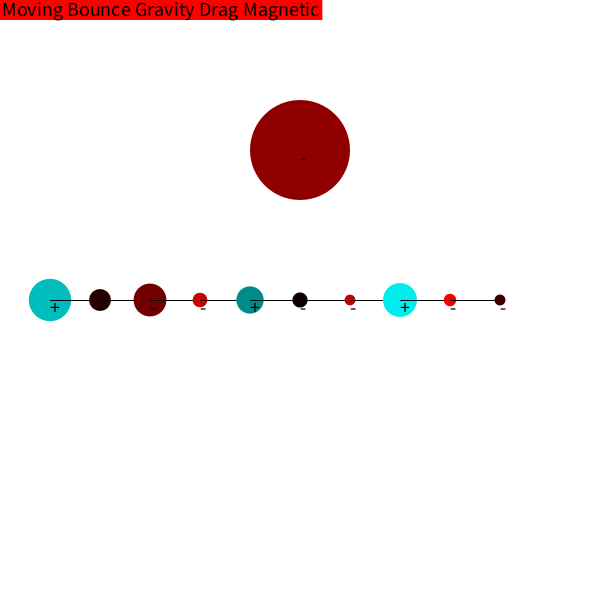
Frame 1 (no input)
Frame 60 (the mouse pressed at the canvas centre just before this capture): identical to frame 1, image omitted
Frame 120 (the mouse held since frame 60 and released just before this capture): identical to frame 1, image omitted

The Processing sketch that drew this single still picture (run headless with seeded random() and noise(); from frame 60 on, the mouse is pressed at the canvas centre):

// Processing sketch: Magnet
// ── Magnet.pde
/** -----------------------------------------------
 SpringArrayDriver (Most Work Goes Here)
 
 TASK:
 You will write a program that creates an array of orbs.
 When run, the simulation should show the orbs,
 connected by springs,
 moving according to the push/pull of the spring forces.
 
 Earth gravity will be a toggle-able option,
 as well as whether the simulation is running movement or not.
 
 Part 0: Create and populate the array of orbs.
 
 Part 1: Draw the "springs" connecting the orbs.
 
 Part 2: Calculate and apply the spring force to the
 orbs in the array.
 Part 3: Apply earth based gravity and drag if those
 options are turned on.
 
 Part 4: Allow for the removal and addition of orbs
 
 CONCURRENT TASK:
 As you go, or just before you submit,
 Fill in the placeholder comment zones with YOUR OWN WORDS.
 ----------------------------------------------- */


int NUM_ORBS = 10;
int MIN_SIZE = 10;
int MAX_SIZE = 60;
float MIN_MASS = 10;
float MAX_MASS = 100;
float G_CONSTANT = 1;
float D_COEF = 0.1;

int SPRING_LENGTH = 50;
float  SPRING_K = 0.005;

int MOVING = 0;
int BOUNCE = 1;
int GRAVITY = 2;
int DRAGF = 3;
int MAGNET = 4;
boolean[] toggles = new boolean[5];
String[] modes = {"Moving", "Bounce", "Gravity", "Drag", "Magnetic"};

FixedOrb earth;
Orb[] orbs;
int orbCount;


void setup()
{
  size(600, 600);

  //Part 0: Write makeOrbs below
  makeOrbs(true);
  //Part 3: create earth to simulate gravity
  earth = new FixedOrb(width/2, 150, 100, 50);
}//setup


void draw()
{
  background(255);
  displayMode();
  earth.display();

  //draw the orbs and springs
  for (int o=0; o < orbCount; o++) {
    orbs[o].display();
    if (o < orbCount - 1) {
      drawSpring(orbs[o], orbs[o + 1]);
    }
    //Part 1: write drawSpring below
    //Use drawspring correctly to draw springs
  }//draw orbs & springs

  if (toggles[MOVING]) {
    //Part 2: write applySprings below
    applySprings();

    //part 3: apply other forces if toggled on
    for (int o=0; o < orbCount; o++) {
      if (toggles[GRAVITY]) {
        orbs[o].applyForce(orbs[o].getGravity(earth, G_CONSTANT));
      }
      if (toggles[DRAGF]) {
        orbs[o].applyForce(orbs[o].getDragForce(D_COEF));
      }
    }//gravity, drag

    for (int o=0; o < orbCount; o++) {
      orbs[o].move(toggles[BOUNCE]);
    }
  }//moving
}//draw


/**
 makeOrbs(boolean ordered)
 
 Set orbCount to NUM_ORBS
 Initialize and create orbCount Orbs in orbs.
 All orbs should have random mass and size.
 The first orb should be a FixedOrb
 If ordered is true:
 The orbs should be spaced SPRING_LENGTH distance
 apart along the middle of the screen.
 If ordered is false:
 The orbs should be positioned radomly.
 
 Each orb will be "connected" to its neighbors in the array.
 */
void makeOrbs(boolean ordered)
{
  orbCount = NUM_ORBS;
  orbs = new Orb[orbCount];

  for (int i = 0; i < orbs.length; i ++) {
    float s = random(MIN_SIZE, MAX_SIZE);
    float m = random(MIN_MASS, MAX_MASS);
    int x = SPRING_LENGTH * (i + 1);
    int y = height/2;
    if (i == 0) {
      fill(#EA899A);
      // earth = new FixedOrb(x, y, s, m);
      // orbs[i] = earth;
      orbs[i] = new FixedOrb(x, y, s, m);
    } else {
      if (ordered) {
        orbs[i] = new Orb(x, y, s, m);
      } else {
        orbs[i] = new Orb();
      }
    }
  }
}//makeOrbs


/**
 drawSpring(Orb o0, Orb o1)
 
 Draw a line between the two Orbs.
 Line color should change as follows:
 red: The spring is stretched.
 green: The spring is compressed.
 black: The spring is at its normal length
 */
void drawSpring(Orb o0, Orb o1)
{
  float distance = o0.center.dist(o1.center);
  if (distance > SPRING_LENGTH) {
    stroke(255, 0, 0);
  } else if (distance == SPRING_LENGTH) {
    stroke(0);
  } else {
    stroke(0, 255, 0);
  }
  line(o0.center.x, o0.center.y, o1.center.x, o1.center.y);
}//drawSpring


/**
 applySprings()
 
 FIRST: Fill in getSpring in the Orb class.
 
 THEN:
 Go through the Orbs array and apply the spring
 force correctly for each orb. We will consider every
 orb as being "connected" via a spring to is
 neighboring orbs in the array.
 */
void applySprings()
{
  PVector f = new PVector();

  for (int i = 0; i < orbCount; i++) {
    if (i - 1 > -1) {
      f = orbs[i].getSpring(orbs[i-1], SPRING_LENGTH, SPRING_K);
      orbs[i].applyForce(f);
    }
    if (i + 1 < orbCount) {
      f = orbs[i].getSpring(orbs[i+1], SPRING_LENGTH, SPRING_K);
      orbs[i].applyForce(f);
    }
  }
}//applySprings


/**
 addOrb()
 
 Add an orb to the arry of orbs.
 
 If the array of orbs is full, make a
 new, larger array that contains all
 the current orbs and the new one.
 (check out arrayCopy() to help)
 */
void addOrb()
{
  if (orbCount < orbs.length) {
    orbs[orbCount] = new Orb();
    orbCount++;
  }
  else {
    Orb[] newOrbs = new Orb[orbs.length + 1];
    for (int i = 0; i < orbs.length; i++) {
      newOrbs[i] = orbs[i];
    }
    newOrbs[orbCount] = new Orb();
    orbs = newOrbs;
    orbCount++;
  }
}//addOrb

void removeOrb()
{
}

/**
 keyPressed()
 
 Toggle the various modes on and off
 Use 1 and 2 to setup model.
 Use - and + to add/remove orbs.
 */
void keyPressed()
{
  if (key == ' ') {
    toggles[MOVING]  = !toggles[MOVING];
  }
  if (key == 'g') {
    toggles[GRAVITY] = !toggles[GRAVITY];
  }
  if (key == 'b') {
    toggles[BOUNCE]  = !toggles[BOUNCE];
  }
  if (key == 'd') {
    toggles[DRAGF]   = !toggles[DRAGF];
  }
  if (key == 'm') {
    toggles[MAGNET] = !toggles[MAGNET];
  }
  if (key == '1') {
    makeOrbs(true);
  }
  if (key == '2') {
    makeOrbs(false);
  }

  if (key == '-') {
    //Part 4: Write code to remove an orb from the array
    orbCount--;
  }//removal
  if (key == '=' || key == '+') {
    //Part 4: Write addOrb() below
    addOrb();
  }//addition
}//keyPressed



void displayMode()
{
  textAlign(LEFT, TOP);
  textSize(20);
  noStroke();
  int spacing = 85;
  int x = 0;

  for (int m=0; m<toggles.length; m++) {
    //set box color
    if (toggles[m]) {
      fill(0, 255, 0);
    } else {
      fill(255, 0, 0);
    }

    float w = textWidth(modes[m]);
    rect(x, 0, w+5, 20);
    fill(0);
    text(modes[m], x+2, 2);
    x+= w+5;
  }
}//display

// ── Orb.pde
class Orb
{

  //instance variables
  PVector center;
  PVector velocity;
  PVector acceleration;
  float bsize;
  float mass;
  color c;
  int charge;


  /**
   YOUR CONCISE+CLEAR DESCRIPTION OF WHAT THIS CONSTRUCTOR DOES
   and/or
   WHY IT EXISTS
   */
  Orb()
  {
    bsize = random(10, MAX_SIZE);
    float x = random(bsize/2, width-bsize/2);
    float y = random(bsize/2, height-bsize/2);
    center = new PVector(x, y);
    mass = random(10, 100);
    velocity = new PVector();
    acceleration = new PVector();
    if (random(2) > 1) {
      charge = 1;
    } else {
      charge = -1;
    }
    setColor();
  }


  /**
   YOUR CONCISE+CLEAR DESCRIPTION OF WHAT THIS CONSTRUCTOR DOES
   and/or
   WHY IT EXISTS
   */
  Orb(float x, float y, float s, float m)
  {
    bsize = s;
    mass = m;
    center = new PVector(x, y);
    velocity = new PVector();
    acceleration = new PVector();
    if (random(2) > 1) {
      charge = 1;
    } else {
      charge = -1;
    }
    setColor();
  }


  /**
   YOUR CONCISE+CLEAR DESCRIPTION OF WHAT THIS METHOD DOES
   and/or
   WHY IT EXISTS
   */
  void move(boolean bounce)
  {
    if (bounce) {
      xBounce();
      yBounce();
    }

    velocity.add(acceleration);
    center.add(velocity);
    acceleration.mult(0);
  }//move


  /**
   YOUR CONCISE+CLEAR DESCRIPTION OF WHAT THIS METHOD DOES
   and/or
   WHY IT EXISTS
   */
  void applyForce(PVector force)
  {
    PVector scaleForce = force.copy();
    scaleForce.div(mass);
    acceleration.add(scaleForce);
  }


  /**
   YOUR CONCISE+CLEAR DESCRIPTION OF WHAT THIS METHOD DOES
   and/or
   WHY IT EXISTS
   */
  PVector getDragForce(float cd)
  {
    float dragMag = velocity.mag();
    dragMag = -0.5 * dragMag * dragMag * cd;
    PVector dragForce = velocity.copy();
    dragForce.normalize();
    dragForce.mult(dragMag);
    return dragForce;
  }


  /**
   YOUR CONCISE+CLEAR DESCRIPTION OF WHAT THIS METHOD DOES
   and/or
   WHY IT EXISTS
   */
  PVector getGravity(Orb other, float G)
  {
    float strength = G * mass*other.mass;
    //dont want to divide by 0!
    float r = max(center.dist(other.center), MIN_SIZE);
    strength = strength/ pow(r, 2);
    PVector force = other.center.copy();
    force.sub(center);
    force.mult(strength);
    return force;
  }

  /**
   getSpring()
   
   This should calculate the force felt on the calling object by
   a spring between the calling object and other.
   
   The resulting force should pull the calling object towards
   other if the spring is extended past springLength and should
   push the calling object away from o if the spring is compressed
   to be less than springLength.
   
   F = kx (ABhat)
   k: Spring constant
   x: displacement, the difference of the distance
   between A and B and the length of the spring.
   (ABhat): The normalized vector from A to B
   */
  PVector getSpring(Orb other, int springLength, float springK)
  {
    PVector direction = PVector.sub(other.center, center);

    float displacement = center.dist(other.center) - springLength;
    float mag = springK * displacement;
    direction.mult(mag);

    return direction;
  }//getSpring


  /**
   YOUR CONCISE+CLEAR DESCRIPTION OF WHAT THIS METHOD DOES
   and/or
   WHY IT EXISTS
   */
  boolean yBounce()
  {
    if (center.y > height - bsize/2) {
      velocity.y *= -1;
      center.y = height - bsize/2;

      return true;
    }//bottom bounce
    else if (center.y < bsize/2) {
      velocity.y*= -1;
      center.y = bsize/2;
      return true;
    }
    return false;
  }//yBounce


  /**
   YOUR CONCISE+CLEAR DESCRIPTION OF WHAT THIS METHOD DOES
   and/or
   WHY IT EXISTS
   */
  boolean xBounce()
  {
    if (center.x > width - bsize/2) {
      center.x = width - bsize/2;
      velocity.x *= -1;
      return true;
    } else if (center.x < bsize/2) {
      center.x = bsize/2;
      velocity.x *= -1;
      return true;
    }
    return false;
  }//xbounce


  /**
   YOUR CONCISE+CLEAR DESCRIPTION OF WHAT THIS METHOD DOES
   and/or
   WHY IT EXISTS
   */
  boolean collisionCheck(Orb other)
  {
    return ( this.center.dist(other.center)
      <= (this.bsize/2 + other.bsize/2) );
  }//collisionCheck


  /**
   YOUR CONCISE+CLEAR DESCRIPTION OF WHAT THIS METHOD DOES
   and/or
   WHY IT EXISTS
   */
  void setColor()
  {
    color c0;
    if (charge >= 0) {
      c0 = color(0, 255, 255);
    }
    else {
      c0 = color(255, 0, 0);
    }
    color c1 = color(0);
    /*
    YOUR CONCISE EXPLANATION IN COLLOQUIAL ENGLISH
     OF WHAT THIS PROCESSING BUILT-IN DOES...
     */
    c = lerpColor(c0, c1, (mass-MIN_SIZE)/(MAX_MASS-MIN_SIZE));
  }//setColor


  //visual behavior
  void display()
  {
    noStroke();
    fill(c);
    circle(center.x, center.y, bsize);
    fill(0);
    String cSymbol;
    if (charge > 0) {
      cSymbol = "+";
    }
    else {
      cSymbol = "-";
    }
    text(cSymbol, center.x, center.y);
  }//display
}//Ball

// ── Vroom.pde
class FixedOrb extends Orb
{

  /**
   YOUR CONCISE+CLEAR DESCRIPTION OF WHAT THIS METHOD DOES
   and/or
   WHY IT EXISTS
   */
  FixedOrb(float x, float y, float s, float m)
  {
    super(x, y, s, m);
   
  }

  /**
   YOUR CONCISE+CLEAR DESCRIPTION OF WHAT THIS METHOD DOES
   and/or
   WHY IT EXISTS
   */
  FixedOrb()
  {
    super();
   
  }

  /**
   YOUR CONCISE+CLEAR DESCRIPTION OF WHAT THIS METHOD DOES
   and/or
   WHY IT EXISTS
   */
  void move(boolean bounce)
  {
    //do nothing
  }
}//fixedOrb
